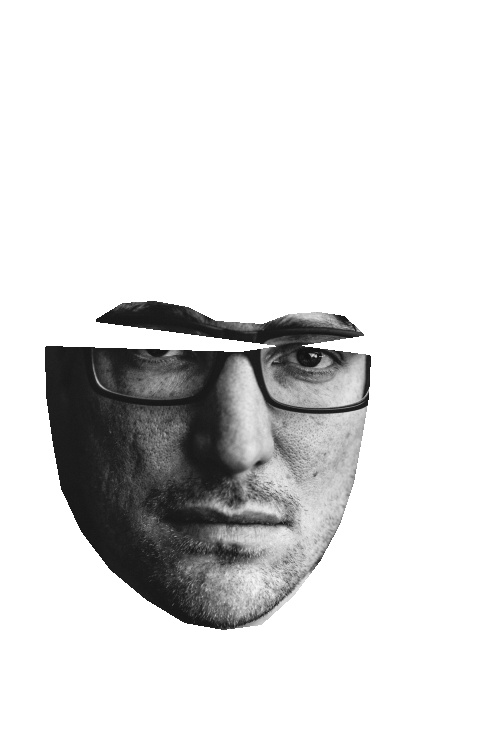
#> input picture k-mean/face.jpg, 500 x 749 px, found by its file name
$ python sample.py
#> lines starting #> are read from the running program, lines starting #| are printed output that depends on the picture; long printed decimals are rounded
import cv2
from matplotlib import pyplot as plt
import numpy as np
import imutils

import utils

face = cv2.imread('face.jpg')
#> face is the input picture: shape (749, 500, 3); min 15, max 255, mean 221.5

face=np.where(face<255,face,0)
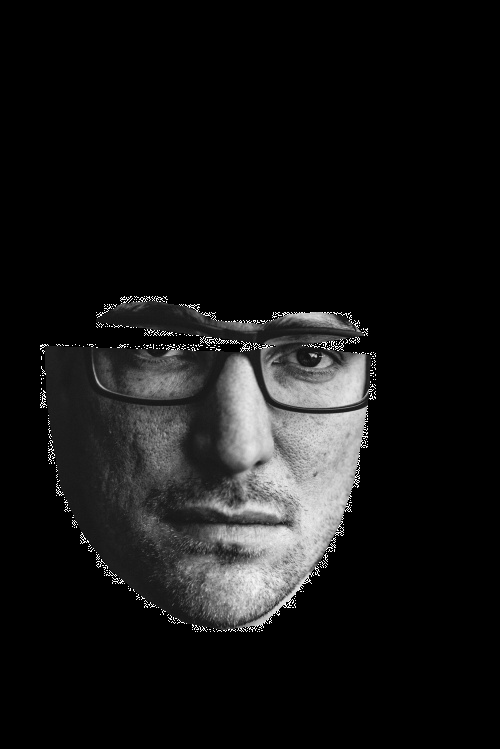
#> face: shape (749, 500, 3); min 0, max 254, mean 21.5

B, G, R = cv2.split(face)
# Corresponding channels are seperated


eye = cv2.imread('eye.jpg')
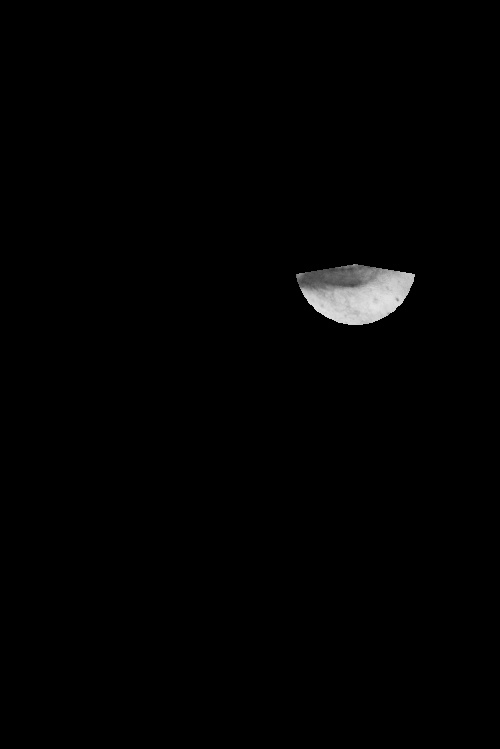
#> input picture dark_cricle/eye.jpg, 500 x 749 px
#> eye is the input picture: shape (749, 500, 3); min 0, max 229, mean 2.3

eye=np.where(eye<255,eye,0)

B1, G, R = cv2.split(eye)
# Corresponding channels are seperated


print(np.average(B1)+np.average(B))
#| 23.812
